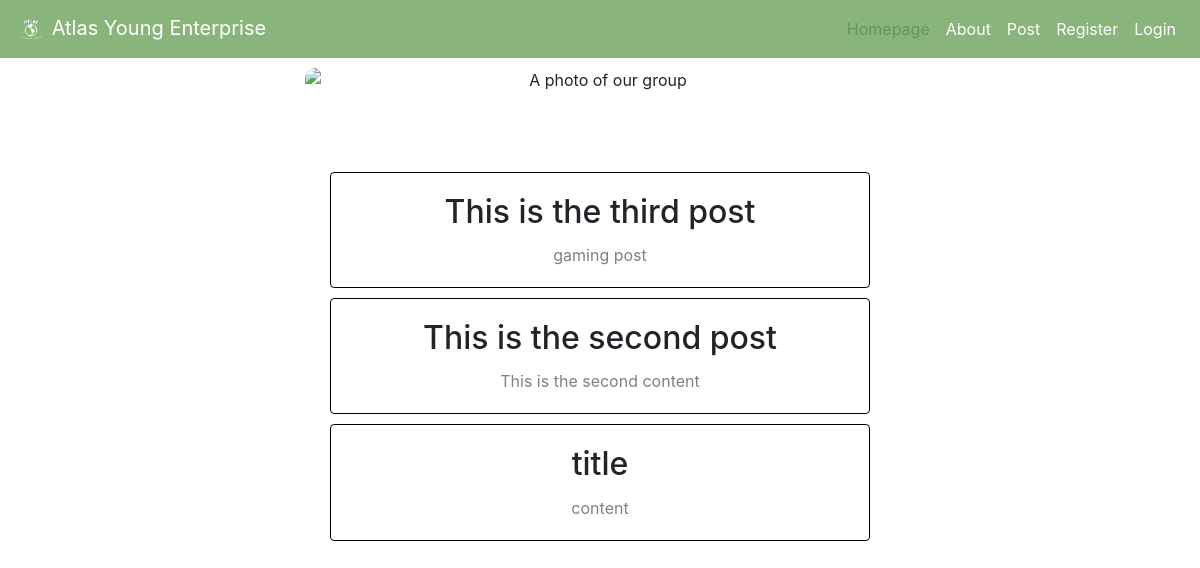
Before: / with the older database file.
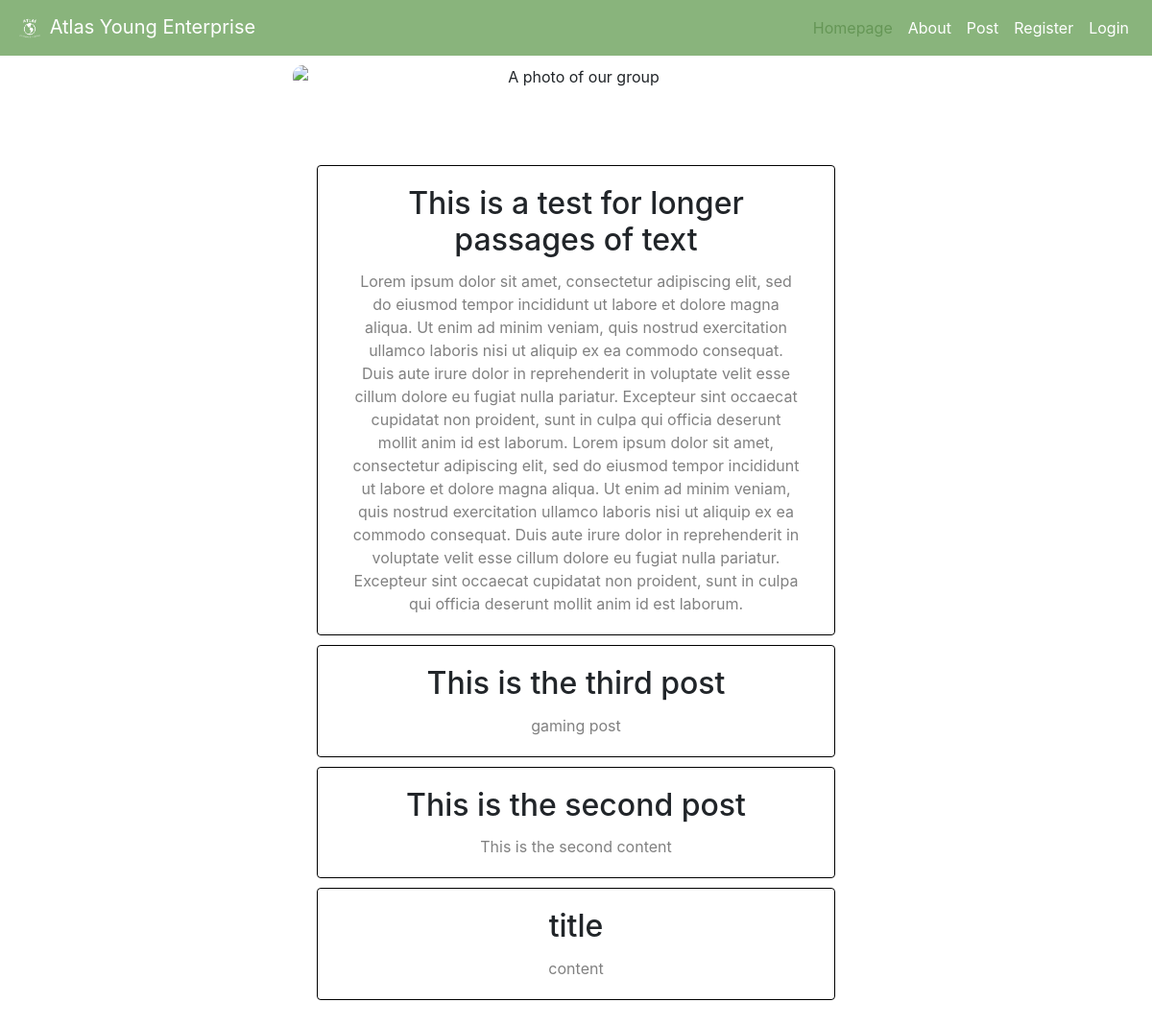
After: the same page with the newer database file.
### tables this page shows
CREATE TABLE posts (post_id INTEGER, user_id INTEGER, title TEXT NOT NULL, content TEXT NOT NULL, dateCreated DATETIME, PRIMARY KEY(post_id), FOREIGN KEY (user_id) REFERENCES users(id));

### app.py (the view)
@app.route("/")
def index():
    if "user_id" not in session:
        session["user_id"] = None
    con = createConnection()
    cur = con.cursor()
    posts = cur.execute("SELECT * FROM posts ORDER BY dateCreated DESC").fetchall()
    con.close()
    return render_template("index.html", posts=posts)

### app.py (called while the page is built)
@app.after_request
def after_request(response):
    response.headers["Cache-Control"] = "no-cache, no-store, must-revalidate"
    response.headers["Expires"] = 0
    response.headers["Pragma"] = "no-cache"
    return response

def createConnection():
    return sqlite3.connect("atlas.db")

### templates/index.html (shortened to what this page needs)
{% extends "layout.html" %}
{% block header %}
    <nav class="navbar navbar-expand-lg navbar-custom">
        <a class="navbar-brand" href="/">
            <img src="/static/images/atlaslogo.png" width="30" height="30" alt="" loading="lazy">
            Atlas Young Enterprise
        </a>
        <ul class="navbar-nav ml-auto">
            <li class="nav-item active">
                <a class="nav-link" href="/">Homepage <span class="sr-only">(current)</span></a>
            </li>
            <li class="nav-item">
                <a class="nav-link" href="/about">About</a>
            </li>
            <li class="nav-item">
                <a class="nav-link" href="/post">Post</a>
            </li>
            <li class="nav-item">
                <a class="nav-link" href="/register">Register</a>
            </li>
            <li class="nav-item">
                <a class="nav-link" href="/login">Login</a>
            </li>
        </ul>
    </nav>
{% endblock %}
{% block body %}
    <div class="center top-image">
        <img src="/static/images/groupPhoto.jpg" alt="A photo of our group" width="50%" height="auto" class="splash-image">
    </div>
    <div class="padFive">
        {% for post in posts %}
            <div class="text-center card row col-sm-6 w-75" style="width: 50%; border: 1px solid black; margin: 10px 25% 10px 25%; display: block;">
                <div class="card-body">
                    <h2 class="card-title">{{ post[2] }}</h2>
                    <p class="card-text" style="color: grey;">{{ post[3] }}</p>
                </div>
            </div>
        {% endfor %}
    </div>
{% endblock %}

### templates/layout.html (shortened to what this page needs)
<!DOCTYPE html>
<html>
    <head>
        <link href="/static/styles.css" rel="stylesheet">
        <link rel="stylesheet" href="https://cdn.jsdelivr.net/npm/bootstrap@4.5.3/dist/css/bootstrap.min.css">
    </head>
    <body>
        {% block header %}{% endblock %}
        {% block body %}{% endblock %}
    </body>
</html>

### static/styles.css (style rules this page uses)
body { background-color: black; color: white; }
.center { display: flex; justify-content: center; text-align: center; }
.navbar-custom { background-color: #89b47c; }
.navbar-custom .navbar-nav .nav-link { color: white; }
.navbar-custom .navbar-brand, .navbar-custom .navbar-text { color: white; }
.navbar-custom .nav-item.active .nav-link, .navbar-custom .nav-item:hover .nav-link { color: #659656; }
.padFive { padding: 5% 5%; }
.splash-image { border-radius: 10px; }
.top-image { margin: 10px 10px 10px 10px; }

Changed rows visible on the page:
added posts: title "This is a test for longer passages of text", content "Lorem ipsum dolor sit amet, consectetur adipiscing elit, sed do eiusmod tempor incididunt ut labore et dolore magna aliqua. Ut enim ad minim veniam, quis nostrud exercitation ullamco laboris nisi ut aliquip ex ea commodo consequat. Duis aute irure dolor in reprehenderit in voluptate velit esse cillum dolore eu fugiat nulla pariatur. Excepteur sint occaecat cupidatat non proident, sunt in culpa qui officia deserunt mollit anim id est laborum. Lorem ipsum dolor sit amet, consectetur adipiscing elit, sed do eiusmod tempor incididunt ut labore et dolore magna aliqua. Ut enim ad minim veniam, quis nostrud exercitation ullamco laboris nisi ut aliquip ex ea commodo consequat. Duis aute irure dolor…"
